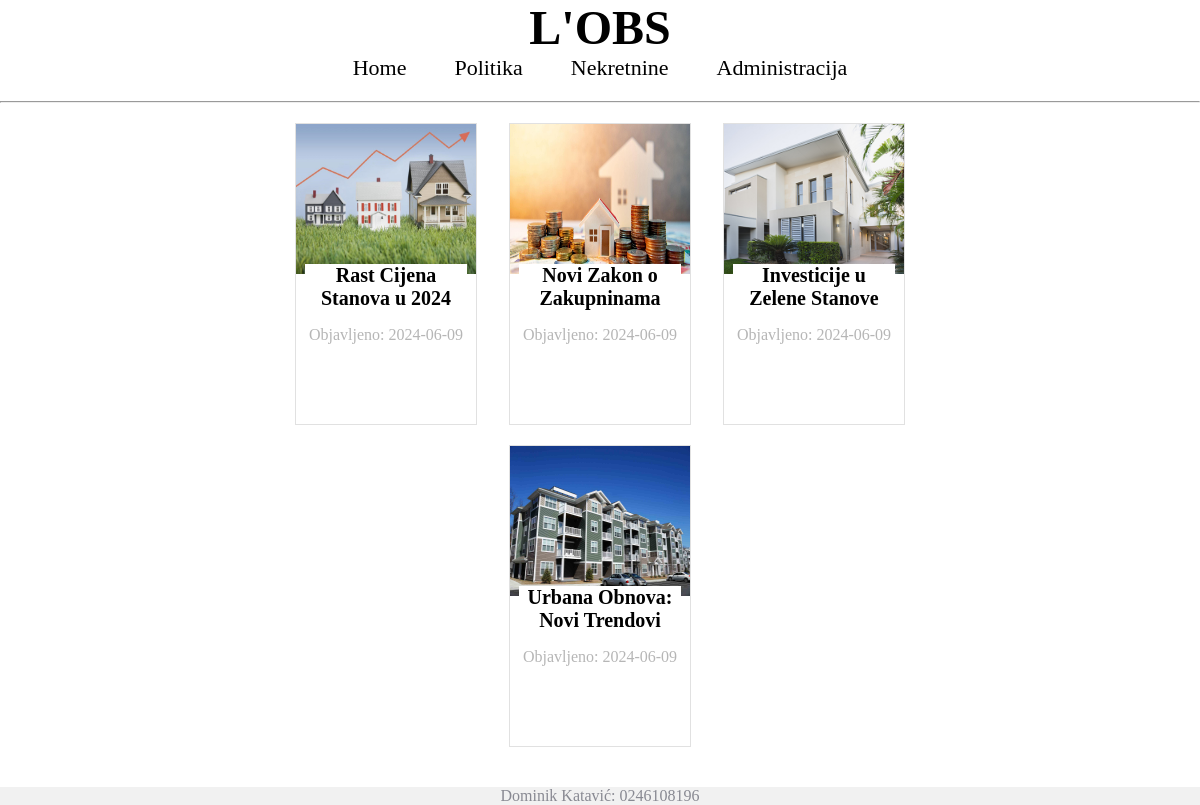
The app's page /nekretnine.php with its own data.
### tables this page shows
CREATE TABLE `clanak` (
  `id` int(11) NOT NULL,
  `datum` varchar(32) NOT NULL,
  `naslov` varchar(64) NOT NULL,
  `sazetak` text NOT NULL,
  `tekst` text NOT NULL,
  `slika` varchar(64) NOT NULL,
  `kategorija` varchar(64) NOT NULL,
  `arhiva` tinyint(1) NOT NULL
);

### nekretnine.php (the view, shortened to what this page needs)
<!DOCTYPE html>
<html lang="en">
<head>
    <link rel="stylesheet" type="text/css" href="style.css">
</head>
<?php
include 'connect.php';
?>
<body>
<header>
        <div class="titleDiv">
            <h1 class="titleTxt">L'OBS</h1>
        </div>
        <nav>
            <a href="index.php" class="redirectLink">Home</a>
            <a href="politika.php" class="redirectLink">Politika</a>
            <a href="nekretnine.php" class="redirectLink">Nekretnine</a>
            <a href="login.php" class="redirectLink">Administracija</a>
        </nav>
        <hr>
    </header>
    <section>
    <?php
            $query2 = "SELECT * FROM clanak WHERE arhiva = 0 AND kategorija = 'nekretnine' limit 3";
            $result2 = mysqli_query($dbc,$query2);
            while($row2 = mysqli_fetch_array($result2)){
                echo '<article class="article">';
                echo '<div class="sport_img">';
                echo '<img src="' . UPLPATH . $row2['slika'] . '" alt="Article Image">';
                echo '</div>';
                echo '<div class="media_body">';
                echo '<h4 class="title">';
                echo '<a href="clanak.php?id=' . $row2['id'] . '" class="clanakLink" >';
                echo $row2['naslov'];
                echo '</a></h4>';
                echo '<p class="datumIndex">';
                echo 'Objavljeno: '. $row2['datum'];
                echo '</p>';
                echo '</div>';
                echo '</article>';
            }
        ?>
        </section>
        <section>
    <?php
            $query2 = "SELECT * FROM clanak WHERE arhiva = 0 AND kategorija = 'nekretnine' limit 3 offset 3";
            $result2 = mysqli_query($dbc,$query2);
            while($row2 = mysqli_fetch_array($result2)){
                echo '<article class="article">';
                echo '<div class="sport_img">';
                echo '<img src="' . UPLPATH . $row2['slika'] . '" alt="Article Image">';
                echo '</div>';
                echo '<div class="media_body">';
                echo '<h4 class="title">';
                echo '<a href="clanak.php?id=' . $row2['id'] . '" class="clanakLink" >';
                echo $row2['naslov'];
                echo '</a></h4>';
                echo '<p class="datumIndex">';
                echo 'Objavljeno: '. $row2['datum'];
                echo '</p>';
                echo '</div>';
                echo '</article>';
            }
        ?>
        </section>
        <footer>Dominik Katavić: 0246108196</footer>
</body>
</html>

### style.css (style rules this page uses)
* { margin: 0; padding: 0; }
body { display: flex; flex-direction: column; justify-content: space-between; height: 100vh; }
.title { max-width: 20ch; text-align: center; }
.titleDiv { display: flex; justify-content: center; align-items: center; }
.titleTxt { font-size: 48px; }
nav { display: flex; justify-content: center; align-items: center; gap: 3rem; margin-bottom: 20px; }
.redirectLink { color: black; text-decoration: none; font-size: 22px; }
.article { width: 15%; height: 300px; border: 1px solid rgb(225, 225, 225); display: flex; flex-direction: column; align-items: center; transition: 0.2s all linear; }
.media_body { background-color: white; position: relative; top: -10px; text-align: center; width: 90%; display: flex; flex-direction: column; justify-content: center; align-items: center; gap: 1rem; }
.sport_img { width: 100%; height: 150px; }
.sport_img img { width: 100%; height: 100%; }
section { display: flex; justify-content: center; align-items: center; margin-top: 20px; gap: 2rem; flex-wrap: wrap; }
.clanakLink { font-size: 20px; color: black; text-decoration: none; }
.datumIndex { color:rgb(182, 182, 182) ; }
footer { height:50px; background-color: #F1F1F1; color: #888992; width: 100%; display: flex; justify-content: center; align-items: center; text-align: center; margin-top: 5vh; }

### records on screen
clanak: slika (picture), naslov "Rast Cijena Stanova u 2024", datum "2024-06-09"
clanak: slika (picture), naslov "Novi Zakon o Zakupninama", datum "2024-06-09"
clanak: slika (picture), naslov "Investicije u Zelene Stanove", datum "2024-06-09"
clanak: slika (picture), naslov "Urbana Obnova: Novi Trendovi", datum "2024-06-09"
